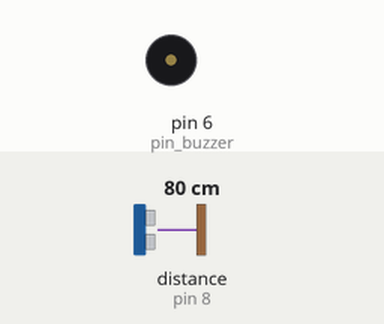
Bench run of a sketch on a simulated Arduino Uno, built with avr-gcc and run on an emulated ATmega328P. Shown: buzzer (waves = sounding, pin HIGH). Wiring (inferred from the names in the program): ultrasonic range finder: trigger pin 7; echo pin 8. Inputs (shaded band) come from the test bench; at power-on: distance to the obstacle (sensor on pin 8) 80 cm. The echo pulse lasts 58.3 µs per cm; pins used as bus, display or sensor lines are not drawn.

Above: at 1.2 s.
1.3 s: distance to the obstacle (sensor on pin 8) set to 17 cm
2.8 s: distance to the obstacle (sensor on pin 8) set to 13 cm
At 3.7 s:
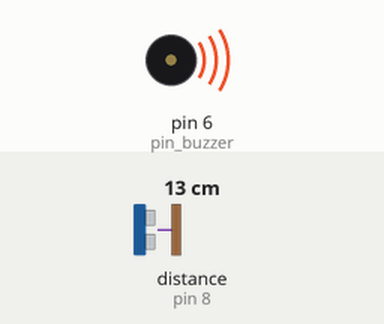
4.3 s: distance to the obstacle (sensor on pin 8) set to 18 cm
At 5.4 s:
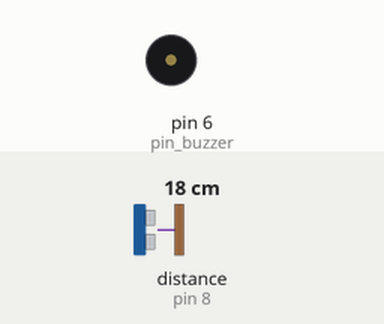
5.8 s: distance to the obstacle (sensor on pin 8) set to 2 cm
At 6.2 s:
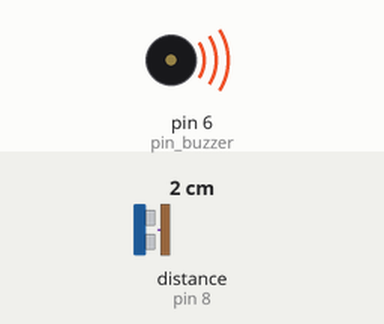
Timing chart, 0 to 8.3 s (numbered marks = the images above; inputs shaded):
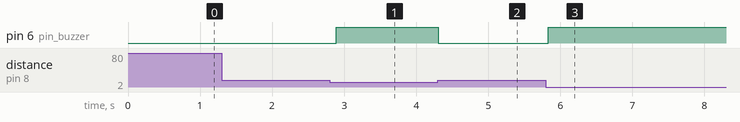

Measured:
- the behaviour switches between 16 and 15 cm on distance to the obstacle (sensor on pin 8) (found by bisection; images 0 and 1)
- after the input at 1.3 s, every drawn part: stays the same
- after the input at 2.8 s, pin 6 (pin_buzzer): LOW → HIGH after 0.09 s
- after the input at 4.3 s, pin 6 (pin_buzzer): HIGH → LOW at once
- after the input at 5.8 s, pin 6 (pin_buzzer): LOW → HIGH at once

The sketch:

unit-009-measure-distance-with-ultrasonic-sound-and-beep.ino
```cpp
const char pin_trig   = 7; // Trig pin of HC-SR04
const char pin_echo   = 8; // Echo pin of HC-SR04
const char pin_buzzer = 6; // Buzzer pin
void setup() {
  pinMode(pin_trig, OUTPUT);   // Trig is an output (we send a pulse)
  pinMode(pin_echo, INPUT);    // Echo is an input (we read the pulse)
  pinMode(pin_buzzer, OUTPUT); // Buzzer is an output


  // Optional: for debugging later via Serial Monitor
  // Serial.begin(9600);
}
void loop() {
  long duration;
  int distance_cm;


  // 1) Make sure Trig is LOW
  digitalWrite(pin_trig, LOW);
  delayMicroseconds(2);


  // 2) Send a short HIGH pulse (10 microseconds)
  digitalWrite(pin_trig, HIGH);
  delayMicroseconds(10);
  digitalWrite(pin_trig, LOW);


  // 3) Measure the length of the echo pulse on Echo pin
  duration = pulseIn(pin_echo, HIGH);


  // 4) Convert time to distance (approximate)
  distance_cm = duration * 0.034 / 2;


  // Optional: show value in Serial Monitor
  // Serial.print("Distance: ");
  // Serial.print(distance_cm);
  // Serial.println(" cm");


  // 5) Decide: beep or not beep
  if (distance_cm > 0 && distance_cm < 15) {   // object closer than 15 cm
    digitalWrite(pin_buzzer, HIGH);            // buzzer ON
  } else {
    digitalWrite(pin_buzzer, LOW);             // buzzer OFF
  }


  delay(100); // small pause before next measurement
}
```
